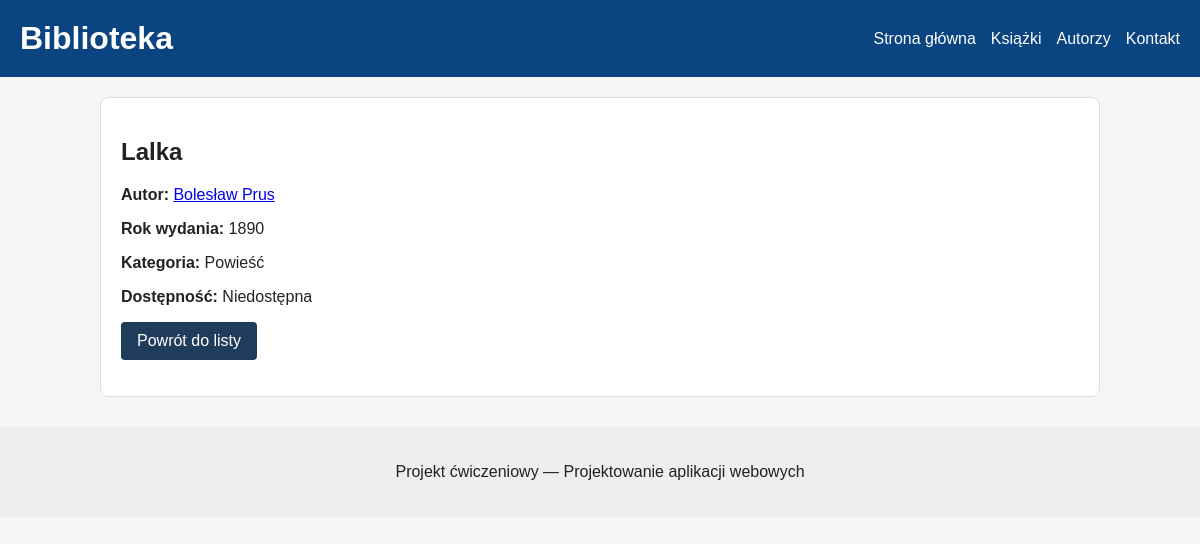
The page /books/2/ on the database its author committed.
### biblioteka/models.py (models this page shows, shortened)
class Book(models.Model):
    title = models.CharField(
        max_length=200,
    )
    author = models.ForeignKey(
        Author,
        on_delete=models.CASCADE,
        related_name="books",
    )
    year = models.PositiveIntegerField()
    category = models.CharField(
        max_length=100,
        blank=True,
    )
    available = models.BooleanField(
        default=True,
    )
    description = models.TextField(
        blank=True,
    )

class Author(models.Model):
    first_name = models.CharField(
        max_length=100,
    )
    last_name = models.CharField(
        max_length=100,
    )
    def __str__(self):
        return f"{self.first_name} {self.last_name}"

### biblioteka/views.py (the view)
def book_detail(request, book_id):
    book = get_object_or_404(
        Book,
        id=book_id,
    )
    context = {
        "book": book,
    }
    return render(
        request,
        "biblioteka/book_detail.html",
        context,
    )

### biblioteka/templates/biblioteka/book_detail.html (shortened to what this page needs)
{% extends "biblioteka/base.html" %}
{% block content %}
    <section>
        <h2>
            {{ book.title }}
        </h2>
        <p><strong>Autor:</strong>
            <a href="{% url 'author_detail' book.author.id %}">
                {{ book.author }}
            </a>
        </p>
        <p>
            <strong>Rok wydania:</strong>
            {{ book.year }}
        </p>
        <p>
            <strong>Kategoria:</strong>
            {% if book.category %}
                {{ book.category }}
            {% else %}
                Brak kategorii
            {% endif %}
        </p>
        <p>
            <strong>Dostępność:</strong>
            {% if book.available %}
                Dostępna
            {% else %}
                Niedostępna
            {% endif %}
        </p>
        <p>
            <a
                class="button-link"
                href="{% url 'book_list' %}"
            >
                Powrót do listy
            </a>
        </p>
    </section>
{% endblock %}

### biblioteka/static/biblioteka/css/styles.css (style rules this page uses)
body { margin: 0; background-color: #f5f5f5; color: #222222; font-family: Arial, Helvetica, sans-serif; }
section { background-color: white; margin: 20px 0; padding: 20px; border: 1px solid #dddddd; border-radius: 8px; }
button, .button-link { display: inline-block; background-color: #1f3c5c; color: white; border: none; border-radius: 4px; padding: 10px 16px; text-decoration: none; cursor: pointer; }

### rows shown on the page
Book: title "Lalka", author "Bolesław Prus", year "1890", category "Powieść"
